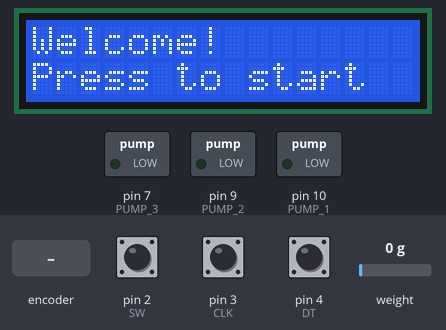
Bench run of a sketch on a simulated Arduino Uno, built with avr-gcc and run on an emulated ATmega328P. On the bench: 16×2 character LCD, switched loads named in the sketch (green lamp = pin HIGH). The test bench sets the inputs (shaded band); at power-on: pin 2 (SW) HIGH, pin 3 (CLK) HIGH, pin 4 (DT) HIGH, weight on the scale 0 g. What the sketch prints to the serial monitor is not drawn.

Above: at 3.6 s.
3.7 s: pin 2 (SW) pulled LOW for 0.15 s
At 4.0 s:
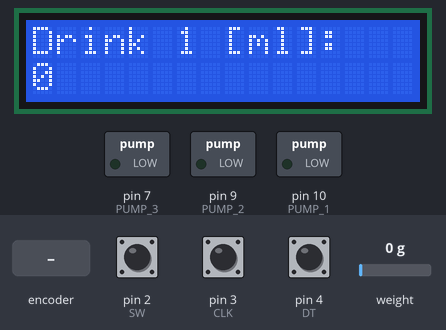
5.3 s: pin 2 (SW) pulled LOW for 3.2 s
At 6.1 s:
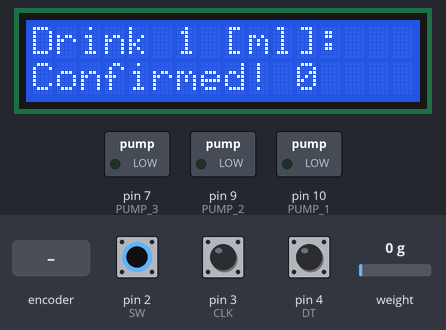
10.9 s: pin 2 (SW) pulled LOW for 1 s
At 11.4 s:
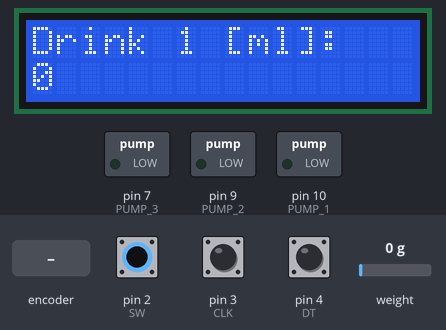
13.4 s: rotary encoder on pin 3 (CLK) / pin 4 (DT) turned 3 steps (first pin leading)
At 14.5 s:
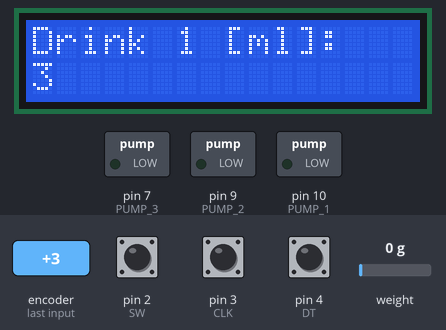
15.5 s: rotary encoder on pin 3 (CLK) / pin 4 (DT) turned 1 step (first pin leading)
At 15.9 s:
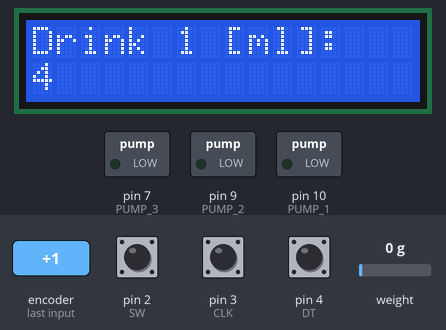
17.2 s: pin 2 (SW) driven LOW
At 21.7 s:
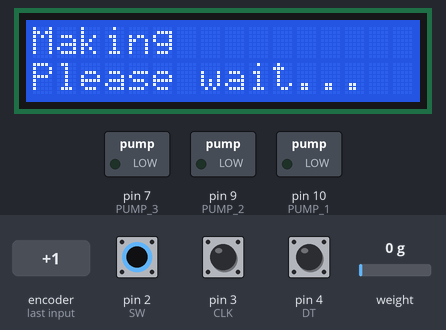
Timing chart, 0 to 25.3 s (numbered marks = the images above; inputs shaded):
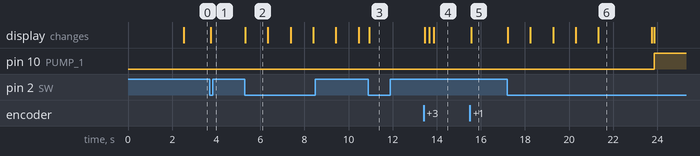

The sketch:

Cocktail_11.0_nano.ino
```cpp
/*
Version: Cocktail 11.0 (nano clean version);
Author: Shampool
Date: 2020/5/10
Steps: 0-welcome; 1-encoder; 2-HX711+motor
Old functions:
        pressing an encoder to go to step 1; rotating the encoder to indicate the volume of the drink, pressing it to confirm and going to step 2
        Limiting the range of liquid volume;
        Zeroing the value of variable 'counter' in Step-0
        Adding a loop for LCDencoder to input the volume of the three drinks
        Elimiating the arguments 'Step'
        HX711 can weight three times in an entire loop;
        and each time, the value of weight will be set to zero before weighting;
        HX711 will stop weighting when the value of weight is larger than the Drink[index];
        driving the three motors;
        All the expected functions have been completed!
        all the Serial port statements were deleted;
        redundant annotated functions were deleted;
        combined the self-defined function 'HX711_weight()' to the default function 'loop';
        Using Nano to take place of UNO
        User need to finally confirm by pressing once, otherwise the operation will be cancelled after 10 seconds;
Problem:
        'ifpressed' in row 118 will change the value of Drink[3], so we need a variable 'Drink3' to store the value of Drink[3] temporarily. The testing-used sentences were retained
        this problem has been solved by some tricks, but the real reason hasn't been found
New function:
        nothing new but deleting some unnecessary sentences, including the testing sentences used in Version 10.0_nano;
        some serial sentences were retained to make future optimization convenient;
*/

#include<HX711_ADC.h>
#include<LiquidCrystal_I2C.h>
#include<Wire.h>
#define DT 4    // rotary encoder D4~
#define CLK 3   // rotary encoder D3
#define SW 2    // rotary encoder D2
#define PUMP_1 10    // L2987N_1 1st_motor, pin IN2 of the 1st L298N, D9
#define PUMP_2 9   // L2987N_1 2nd_motor, pin IN4 of the 1st L298N, D10
#define PUMP_3 7   // L2987N_2 3rd_motor, pin IN4 of the 2nd L298N, D7
#define HX_CLK 6  // CLK of HX711 D8
#define HX_DT 5 // Digital output of HX711 D5~

int Step = 0;       // 步骤，按一下+1，连按两下-1
int counter = 0;          // 设定的毫升数，用encoder计数
int currentStateCLK;      // for determining the amount of rotation
int lastStateCLK;         // for determining the amount of rotation
String currentDir = "";   // will be used when printing the current direction of rotation on the serial monitor
unsigned long lastButtonPress = 0;    // debounce a switch
int Drink[3];       // used for store the volume of each kind of drinks
float weight;       // HX711 weighting
int ifpressed = 0;  // 按键初始状态-未被按下
int index;          // the label of drinks
bool cancel = 0;     // cancel = 1 means cancel the production

HX711_ADC LoadCell(HX_DT, HX_CLK); //define HX711 as 'LoadCell', DT pin-D9~, SCK pin-D8
LiquidCrystal_I2C lcd(0x27, 2, 1, 0, 4, 5, 6, 7, 3, POSITIVE); // 設定 LCD I2C 位址

void setup() {
  Serial.begin(9600);   // 开启序列埠
  Serial.println("Welcome to Cocktail Party");
  Serial.println("Readings:");
/*== LCD ==*/
  lcd.begin(16, 2);   // 打开LCD
  lcd.backlight();    // 开启背光
  lcd.setCursor(0, 0);
  lcd.print("Welcome!        ");
  lcd.setCursor(0, 1);
  lcd.print("Cocktail Machine");
/*== rotary encoder ==*/
  pinMode(CLK, INPUT);              // the primary output pulse for determing the amout of rotation
  pinMode(DT, INPUT);               // is to determine the direction of rotation
  pinMode(SW, INPUT_PULLUP);        // Pull-up resistor
  lastStateCLK = digitalRead(CLK);  // reads the initial state of CLK from a digital pin, either HIGH or LOW
/*== HX711 ==*/
  LoadCell.begin();                 // connect HX711  打开HX711
  LoadCell.start(2000);             // 2000ms fot stabilization
  LoadCell.setCalFactor(400.0);     // calibration factor
  lcd.clear();                      // LCD清屏

  pinMode(PUMP_1, OUTPUT);             // PUMP_1 outputs signals to drive the 1st motor
  pinMode(PUMP_2, OUTPUT);             // PUMP_2 outputs signals to drive the 2nd motor
  pinMode(PUMP_3, OUTPUT);             // PUMP_3 outputs signals to drive the 3rd motor
}

void loop() {
  /*=====Step 0 ===== Welcome =====*/
  while (1) {              // LCD: welcome
    lcd.setCursor(0, 0);
    lcd.print("Welcome!        ");
    lcd.setCursor(0, 1);
    lcd.print("Press to start");
    counter = 0;          // zeroing the value of counter

    ButtonState();        // self-defined function, 检测按键是否被按下
    if (ifpressed == 1) { // if pressed
      ifpressed = 0;      // 按键参数置零
      break;              // displays 'welcome' until the button was pressed
    }
  }

/*===== Step 1 ===== Setting Drink ABC =====*/
  for (int index=1; index<4; index++){
    counter = 0;          // zeroing the volume
    LCDencoder(index);    // Input the volume of the drinks in turns
    Drink[index] = counter; // save the value of volume of each drink to the array, which will be used in 'motor' section
  }

  lcd.clear();
  lcd.setCursor(0, 0);
  lcd.print("Press to confirm"); // press to make, or wait for 5s and cancel production
  lcd.setCursor(0, 1);
  lcd.print(Drink[1]);
  lcd.print(" ");
  lcd.print(Drink[2]);
  lcd.print(" ");
  lcd.print(Drink[3]);
  delay(1000);

int Drink3 = Drink[3];    // 臨時定義一個變量存儲Drink[3]的值，否則該值將被賦予與125行前的ifpressed相同的值

  while(1)  {             // final confirm
    ButtonState();        // detect whether the button was pressed
    if (ifpressed == 1) { //按键参数为1，被按下，打印出来
      ifpressed = 0;      // 按键参数置零  ！！！問題：此處的操作會使Drink[3]=ifpressed
      cancel = 0;         // confirm to make
      Drink[3]=Drink3;    // reassign Drink[3]
      lcd.clear();
      lcd.setCursor(0, 0);
      lcd.print("Making ");
      lcd.setCursor(0, 1);
      lcd.print("Please wait... ");
      break;              // jump out from while loop
    }
    else if (millis() - lastButtonPress > 5000 ) {    // over 5s
      lcd.clear();
      lcd.setCursor(0, 0);
      lcd.print("Cancelled");
      cancel = 1;         // cancel the production
      delay(1000);
      break;
    }
  }

/*===== Step 2 == HX711 measures the weight + motor=====*/
  if (cancel == 0){
    for (index=1; index<4; index++){
      delay(2000);
      LoadCell.tare();  // reset HX711 to 0 to weight the next drink
      weight=0;         // zero the weight
      lcd.clear();            // LCD清屏
      lcd.setCursor(0, 0);
      lcd.print("Drink ");
      lcd.print(index);
      lcd.print(" [ml]:");
      lcd.print(Drink[index]);
      while(weight<Drink[index]){ // drives the corresponding motor until reaching the pre-setted value
        LoadCell.update();        // retrieves data from the load cell
        weight = LoadCell.getData(); // get value of weight
        Serial.print("weight is ");
        Serial.print(weight, 1);  //scale.get_units() returns a float
        Serial.println(" g");     //You can change this to kg but you'll need to refactor the calibration_factor
        delay(100);
        lcd.setCursor(0, 1);    //设定光标至第二行
        lcd.print(weight);      //在LCD上打印重量
        lcd.print("   ");

        switch(index) {             // drive the pumps
          case 1: Serial.println("PUMP1"); digitalWrite(PUMP_3, LOW); digitalWrite(PUMP_1, HIGH); break;
          case 2: Serial.println("PUMP2"); digitalWrite(PUMP_1, LOW); digitalWrite(PUMP_2, HIGH); break;
          case 3: Serial.println("PUMP3"); digitalWrite(PUMP_2, LOW); digitalWrite(PUMP_3, HIGH); break;
          }
      }
      digitalWrite(PUMP_1, LOW); digitalWrite(PUMP_2, LOW); digitalWrite(PUMP_3, LOW);
      delay(1000);
      lcd.setCursor(0, 1);
      lcd.print("Done!        ");
    }
    delay(2000);
    lcd.clear();            // LCD清屏
    lcd.setCursor(0, 0);
    lcd.print("Completed!     ");
    delay(3000);
  }
}

void LCDencoder(int index) {       // Input the volume of the drinks in turns
  lcd.clear();            // LCD清屏
  lcd.setCursor(0, 0);
  lcd.print("Drink ");
  lcd.print(index);
  lcd.print(" [ml]:");    //第一行字可以放到小循环外

  while (1){
    lcd.setCursor(0, 1);
    lcd.print(counter);   //在LCD第二行打出设定的毫升数
    lcd.print("  ");      //清除LCD右位残影
    currentStateCLK = digitalRead(CLK);  // Read the current state of CLK

    if (currentStateCLK != lastStateCLK  && currentStateCLK == 1) { //检测是否有变化

      if (digitalRead(DT) != currentStateCLK) {   //检测转动方向
        if(counter>=50){counter--;}   // upper limit
        counter ++;
        currentDir = "CCW";
      }
      else {
        if(counter<=0){counter++;}    // lower limit
        counter --;
        currentDir = "CW";
      }
      Serial.print("Direction: ");
      Serial.print(currentDir);
      Serial.print(" | Counter: ");
      Serial.println(counter);
    }

    lastStateCLK = currentStateCLK;  // Remember last CLK state

    ButtonState();  //检测按键是否被按下
    if (ifpressed == 1) { //按键参数为1，被按下，打印出来
      lcd.setCursor(0, 1);
      lcd.print("Confirmed! ");
      lcd.print(counter);
      delay(1000);
      ifpressed = 0;      // 按键参数置零
      break;    // jump out from while loop
    }
    delay(1);
  }
}

void ButtonState() {      // Determine whether the button is pressed
  int btnState = digitalRead(SW);  // Read the button state

  if (btnState == LOW) {    // Button and Debounce 按键及按键消抖
    if (millis() - lastButtonPress > 50) {  // 距上次LOW的时长大于50ms，否则认为是键抖产生的错误按下
      Serial.println("Button pressed!");
      ifpressed = 1; // 按键参数为1，说明被按下
    }
    lastButtonPress = millis();    // Remember last button press event
  }
}
```

Measured:
- after the input at 3.7 s, the display: changes at once (image 1)
- after the input at 5.3 s, the display: changes at once (image 2)
- after the input at 10.9 s, the display: changes at once (image 3)
- after the input at 13.4 s, the display: first changes after 0.06 s (image 4 shows a later state)
- after the input at 15.5 s, the display: changes after 0.06 s (image 5)
- after the input at 17.2 s, pin 10 (PUMP_1): LOW → HIGH after 6.7 s; the display: first changes at once (image 6 shows a later state)
- what the display in image 2 shows lasts 1.0 s, from 5.3 s to 6.3 s
